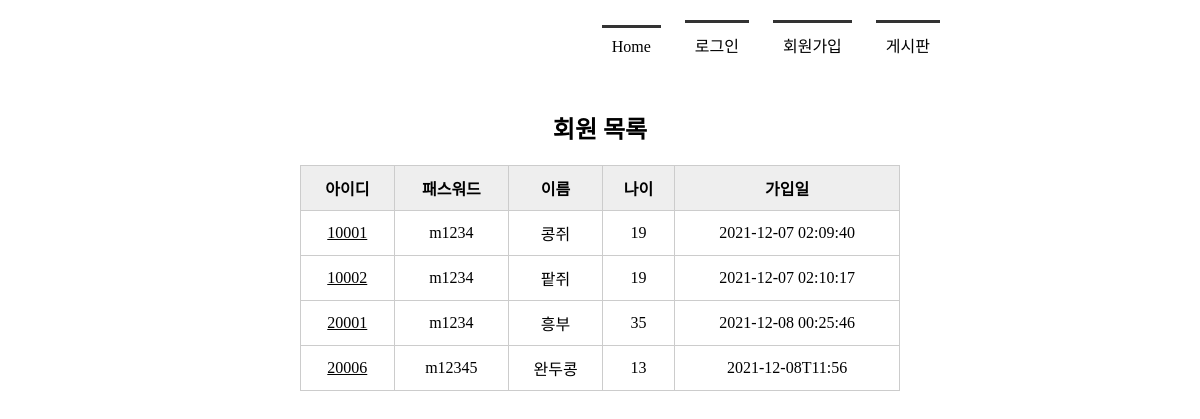
The page /memberlist/ on the database as committed earlier.
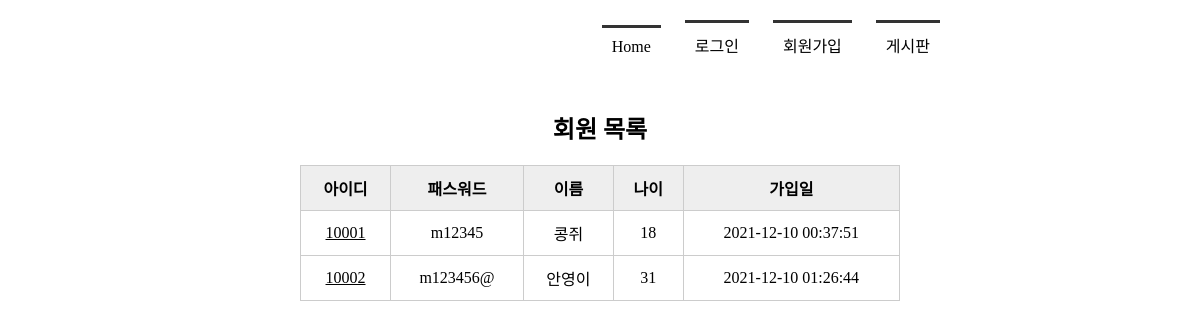
The same page on the database as committed later.
### tables this page shows
CREATE TABLE member(
        mid CHAR(5) PRIMARY KEY,
        passwd CHAR(8) NOT NULL,
        name TEXT NOT NULL,
        age INTEGER,
        regDate DATETIME DEFAULT CURRENT_TIMESTAMP
    );

### app.py (the view)
@app.route('/memberlist/')
def memberlist():
    conn = getconn()
    cur = conn.cursor()
    sql = "SELECT * FROM member"
    cur.execute(sql)
    rs = cur.fetchall()   #db에서 검색한 데이터
    conn.close()
    if 'userID' in session:  # session에 userID가 존재하면
        ssid = session.get('userID')  # 세션을 가져옴
        return render_template('memberlist.html', ssid=ssid, rs=rs)
    else:
        return render_template('memberlist.html', rs=rs)

### app.py (called while the page is built)
def getconn():
    conn = sqlite3.connect('./memberdb.db')
    return conn

### templates/memberlist.html (shortened to what this page needs)
<!DOCTYPE html>
<html lang="ko">
<head>
    <link rel="stylesheet" href="{{ url_for('static', filename='css/style.css') }}">
</head>
<body>
    <div id="container">
        {% include 'navbar.html' %}
        <section>
            <h1>회원 목록</h1>
            <table>
                <tr>
                    <th>아이디</th><th>패스워드</th><th>이름</th><th>나이</th><th>가입일</th>
                </tr>
                {% for i in rs %}
                <tr>
                    <td><a href="{{ url_for('member_view', id=i[0]) }}">{{ i[0] }}</a></td>
                    <td>{{ i[1] }}</td>
                    <td>{{ i[2] }}</td>
                    <td>{{ i[3] }}</td>
                    <td>{{ i[4] }}</td>
                </tr>
                {% endfor %}
            </table>
        </section>
    </div>
</body>
</html>

Rows that differ between the two databases and show on the page:
removed member: mid "20001", passwd "m1234", name "흥부", age "35", regDate "2021-12-08 00:25:46"
removed member: mid "20006", passwd "m12345", name "완두콩", age "13", regDate "2021-12-08T11:56"
changed member "콩쥐": passwd "m1234" → "m12345"; age "19" → "18"; regDate "2021-12-07 02:09:40" → "2021-12-10 00:37:51"
changed member id 10002: passwd "m1234" → "m123456@"; name "팥쥐" → "안영이"; age "19" → "31"; regDate "2021-12-07 02:10:17" → "2021-12-10 01:26:44"
